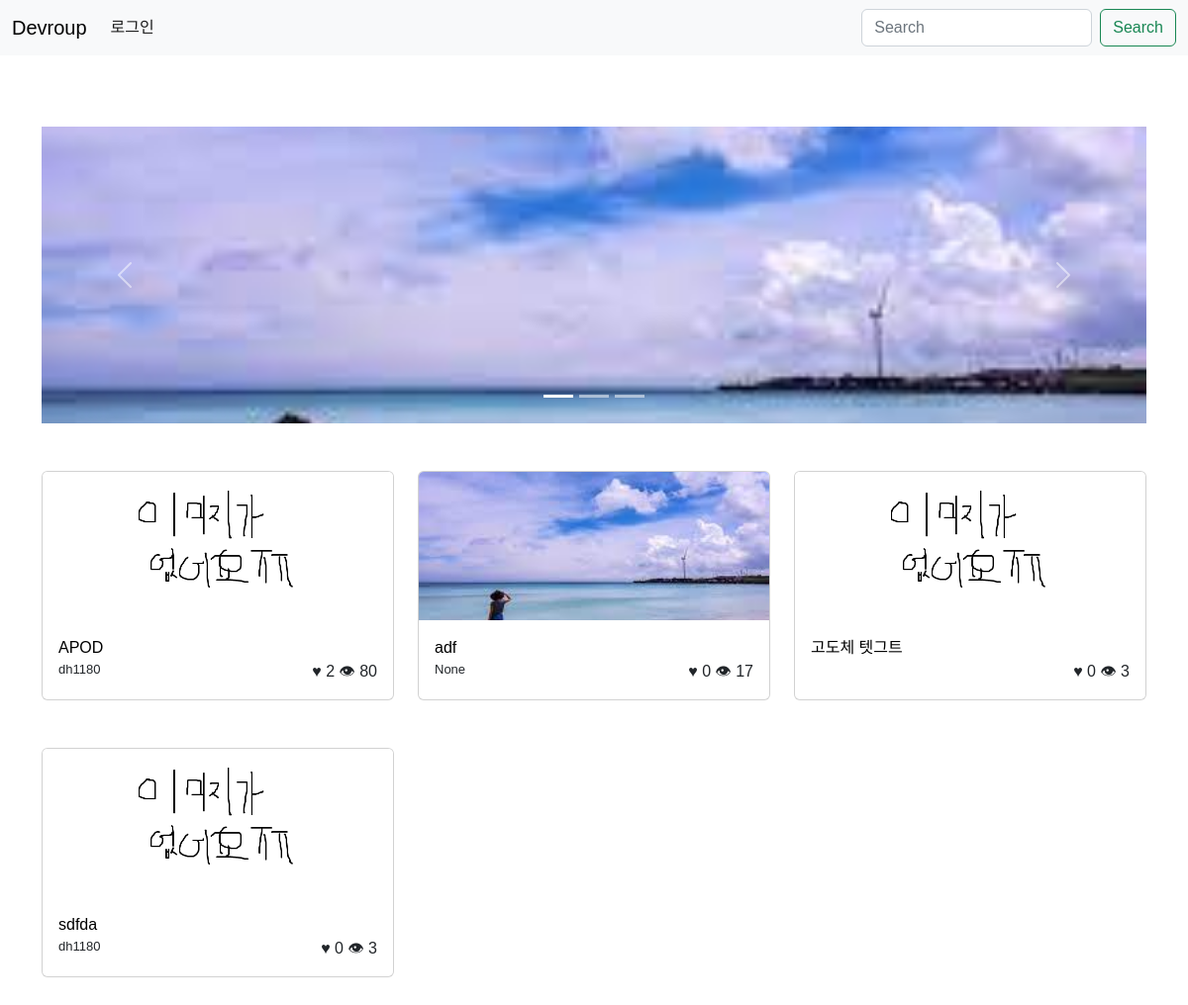
Before: / with the older database file.
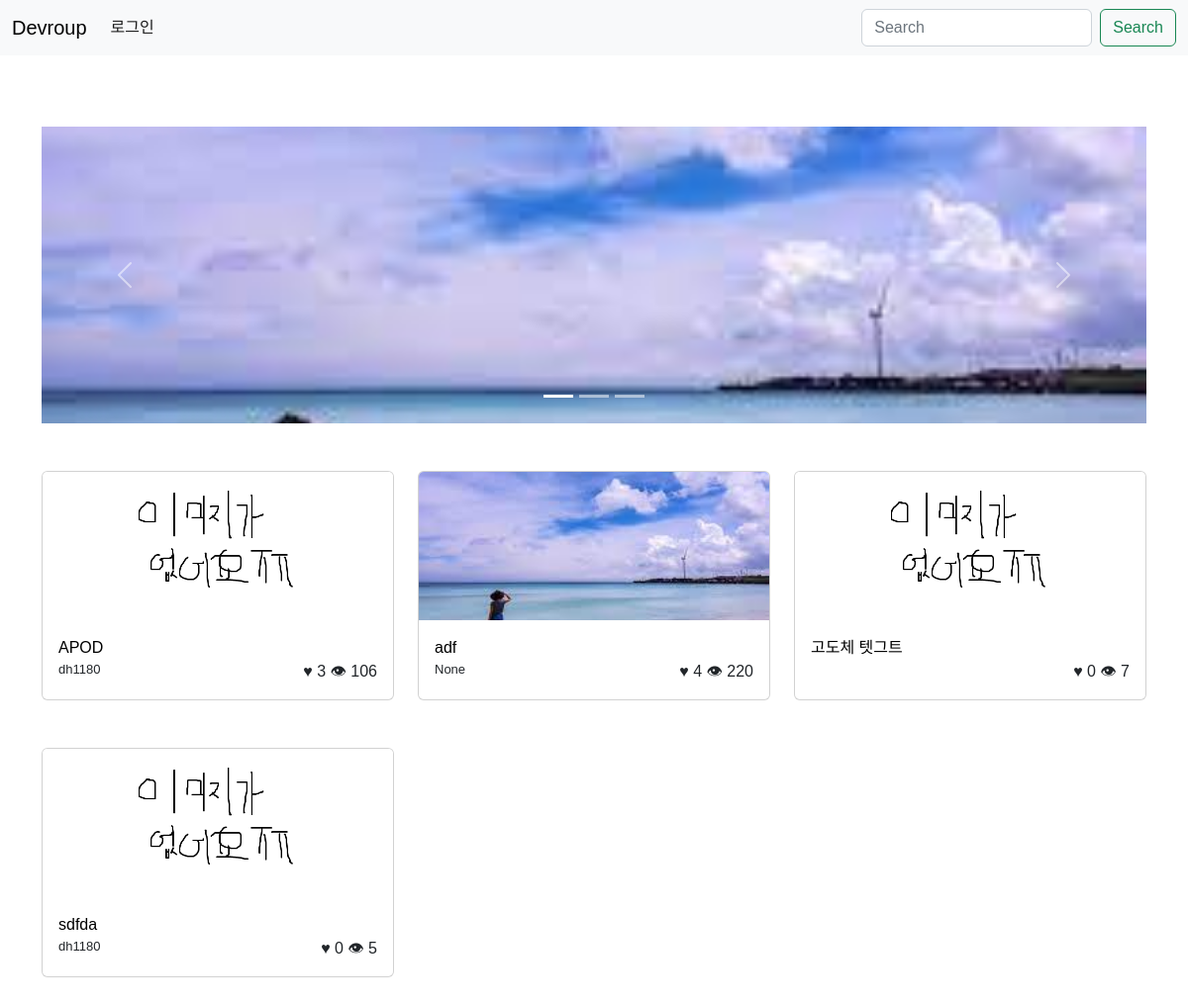
After: the same page with the newer database file.
### community/models.py (models this page shows, shortened)
class Post(models.Model):
    title = models.CharField(max_length=200)
    author = models.CharField(max_length=30, null=True)
    hit = models.IntegerField(default=0)
    like = models.IntegerField(default=0)
    date = models.DateTimeField(auto_now_add=True)
    image = models.ImageField(upload_to='community_thumbnail', null=True)
    content = MarkdownxField()

### community/views.py (the view)
# urls.py: path('', views.post_list, name='post_list'),
def post_list(request):
    posts = Post.objects.all().order_by('-date')
    return render(request, 'community/post_list.html', {'posts': posts})

### community/templates/community/post_list.html (shortened to what this page needs)
{% extends 'community/base.html' %} {% block content %}
<br /><br /><br />
<div class="container">
    <div class="row">
        <div class="col-12 mb-5">
            <div id="carouselExampleIndicators" class="carousel slide" data-bs-ride="carousel">
                <div class="carousel-indicators">
                    <button
                        type="button"
                        data-bs-target="#carouselExampleIndicators"
                        data-bs-slide-to="0"
                        class="active"
                        aria-current="true"
                        aria-label="Slide 1"
                    ></button>
                    <button
                        type="button"
                        data-bs-target="#carouselExampleIndicators"
                        data-bs-slide-to="1"
                        aria-label="Slide 2"
                    ></button>
                    <button
                        type="button"
                        data-bs-target="#carouselExampleIndicators"
                        data-bs-slide-to="2"
                        aria-label="Slide 3"
                    ></button>
                </div>
                <div class="carousel-inner">
                    <div class="carousel-item active">
                        <img
                            src="/media/community_thumbnail/다운로드.jpeg"
                            class="d-block w-100"
                            style="object-fit: cover; height: 300px;"
                            alt="..."
                        />
                    </div>
                </div>
                <button
                    class="carousel-control-prev"
                    type="button"
                    data-bs-target="#carouselExampleIndicators"
                    data-bs-slide="prev"
                >
                    <span class="carousel-control-prev-icon" aria-hidden="true"></span>
                </button>
                <button
                    class="carousel-control-next"
                    type="button"
                    data-bs-target="#carouselExampleIndicators"
                    data-bs-slide="next"
                >
                    <span class="carousel-control-next-icon" aria-hidden="true"></span>
                </button>
            </div>
        </div>
    </div>
    <div class="row">
        {% for post in posts %}
        <div class="col-4 mb-5">
            <div class="card h-100">
                <div class="media-container">
                    <img
                        src="{{ post.image.url }}"
                        class="card-img-top"
                        style="object-fit: cover; height: 150px;"
                    />
                </div>
                <div class="card-body">
                    <a
                        class="card-title stretched-link"
                        href="{% url 'community:post_detail' pk=post.pk %}"
                        >{{ post.title }}</a
                    >
                    <br />
                    <div class="row">
                        <div class="col-6" style="font-size: small">
                            {{ post.author }}
                        </div>
                        <div class="col-6 text-end">
                            ♥&nbsp;{{ post.like }}
                            👁&nbsp;{{ post.hit }}
                        </div>
                    </div>
                </div>
            </div>
        </div>
        {% endfor %}
    </div>
</div>
{% endblock content %}

### community/templates/community/base.html (shortened to what this page needs)
{% load static %} {% load socialaccount %}
<!DOCTYPE html>
<html lang="en">
    <head>
        <link
            href="https://cdn.jsdelivr.net/npm/bootstrap@5.2.3/dist/css/bootstrap.min.css"
            rel="stylesheet"
        />
    </head>
    <body>
        <nav class="navbar navbar-expand-lg bg-light">
            <div class="container-fluid">
                <a class="navbar-brand" href="/">Devroup</a>
                <div class="collapse navbar-collapse" id="navbarSupportedContent">
                    <ul class="navbar-nav me-auto mb-2 mb-lg-0">
                        {% if user.is_authenticated %}
                        <li class="nav-item">
                            <a class="nav-link active" href="{% url 'account_logout' %}"
                                >로그아웃</a
                            >
                        </li>
                        <li>
                            <a class="nav-link active" href="{% url 'account_logout' %}"
                                >{{ user.username }}</a
                            >
                        </li>
                        <li>
                            <a class="nav-link active" href="{% url 'community:post_create' %}"
                                >글쓰기</a
                            >
                        </li>
                        {% else %}
                        <li class="nav-item">
                            <a
                                class="nav-link active"
                                data-bs-toggle="modal"
                                data-bs-target="#exampleModal"
                                >로그인</a
                            >
                        </li>
                        {% endif %}
                    </ul>
                    <form class="d-flex" role="search">
                        <input
                            class="form-control me-2"
                            type="search"
                            placeholder="Search"
                            aria-label="Search"
                        />
                        <button class="btn btn-outline-success" type="submit">Search</button>
                    </form>
                </div>
            </div>
        </nav>
        {% block content %} {% endblock %}
    </body>
</html>

### community/templates/community/base.html (style rules this page uses)
a:link { color: black; text-decoration: none; }
body { font-family: "Noto Sans KR", sans-serif; }

Changed rows visible on the page:
changed Post "APOD": like "2" → "3"; hit "80" → "106"
changed Post "adf": like "0" → "4"; hit "17" → "220"
changed Post "고도체 텟그트": hit "3" → "7"
changed Post "sdfda": hit "3" → "5"
